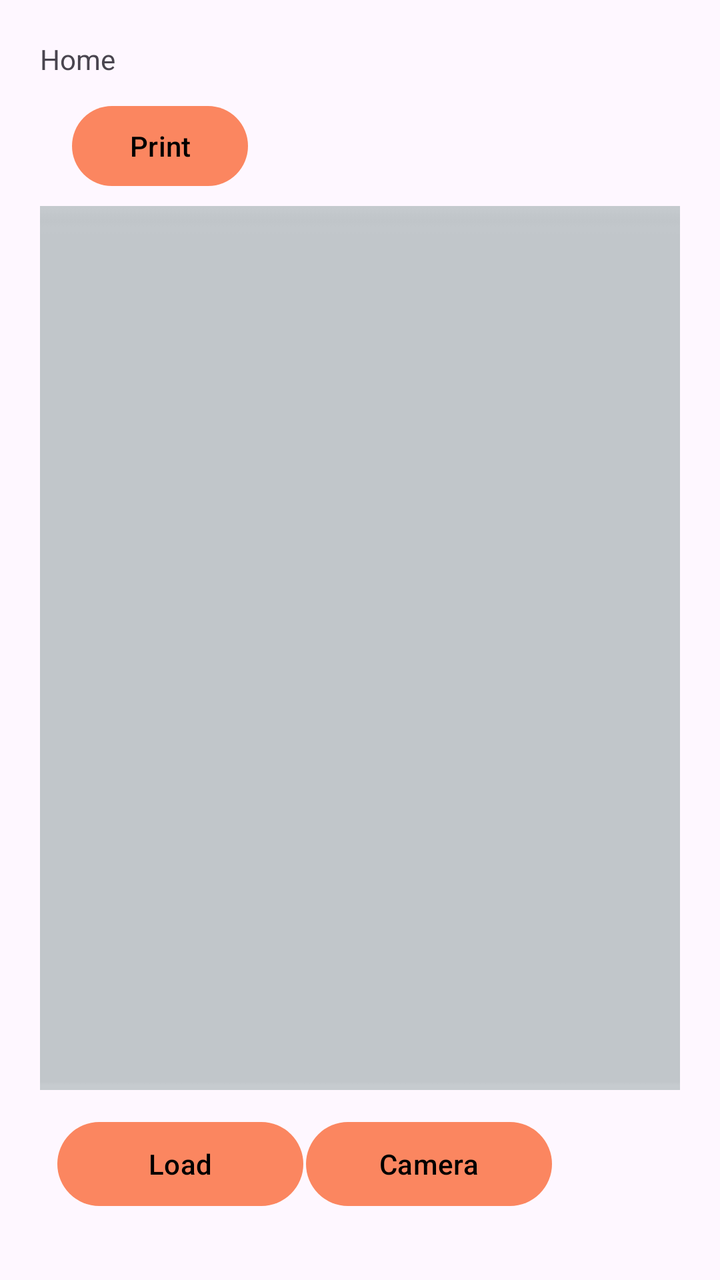
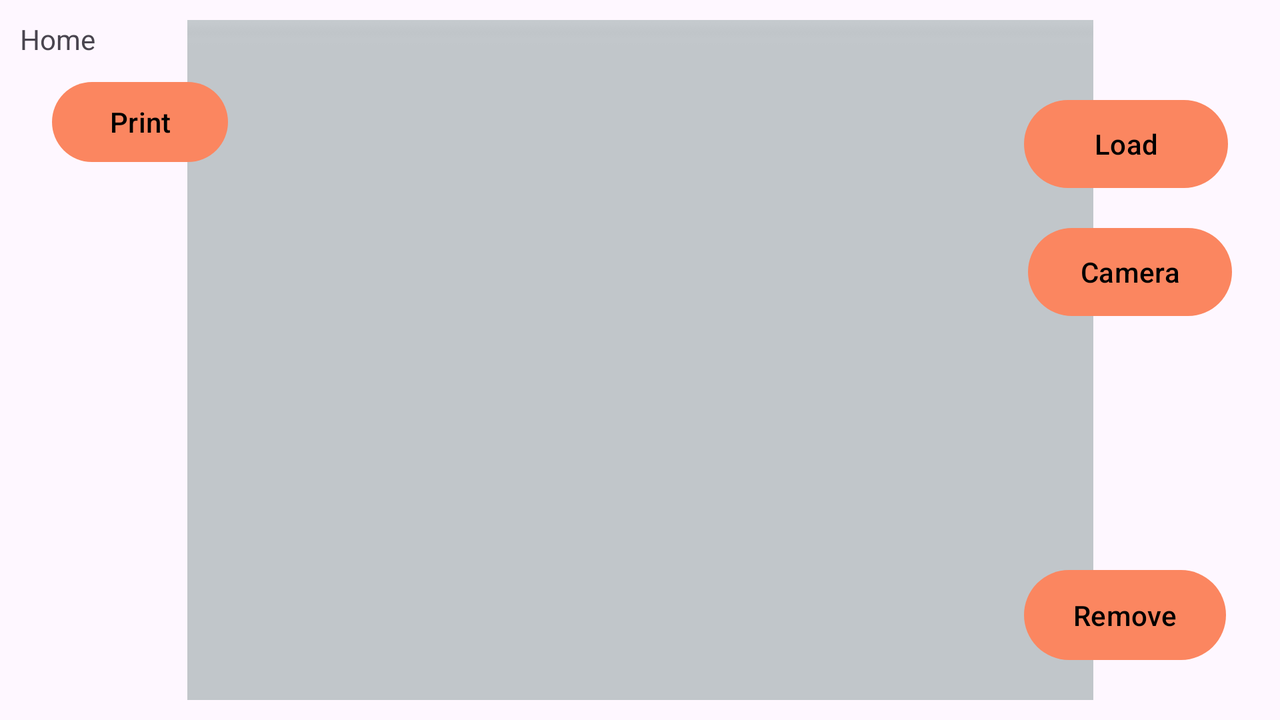

Compare how this app lays out the same screen by default and in its alternative resource folder. The renders come first, then the two layout files and the values they reference.
<!-- AndroidManifest.xml: application theme Theme.Poloroids -->
<!-- res/layout/fragment_home.xml -->
<?xml version="1.0" encoding="utf-8"?>
<FrameLayout xmlns:android="http://schemas.android.com/apk/res/android"
    xmlns:tools="http://schemas.android.com/tools"
    android:layout_width="match_parent"
    android:layout_height="match_parent"
    xmlns:app="http://schemas.android.com/apk/res-auto"
    tools:context=".HomeFragment">

    
    <androidx.constraintlayout.widget.ConstraintLayout
        android:layout_width="match_parent"
        android:layout_height="match_parent"
        android:layout_margin="20dp">

        <TextView
            android:id="@+id/txttopic"
            android:layout_width="wrap_content"
            android:layout_height="wrap_content"
            android:text="Home"
            app:layout_constraintStart_toStartOf="parent"
            app:layout_constraintTop_toTopOf="parent" />

        <ImageView
            android:id="@+id/imgbackground"
            android:layout_width="341dp"
            android:layout_height="442dp"
            android:layout_marginTop="64dp"
            android:scaleType="centerCrop"
            app:layout_constraintEnd_toEndOf="parent"
            app:layout_constraintStart_toStartOf="parent"
            app:layout_constraintTop_toBottomOf="@+id/txttopic"
            app:srcCompat="@drawable/ash" />

        <ImageView
            android:id="@+id/imageView"
            android:layout_width="222dp"
            android:layout_height="287dp"
            android:scaleType="centerCrop"
            app:layout_constraintBottom_toBottomOf="@+id/imgbackground"
            app:layout_constraintEnd_toEndOf="@+id/imgbackground"
            app:layout_constraintHorizontal_bias="0.512"
            app:layout_constraintStart_toStartOf="@+id/imgbackground"
            app:layout_constraintTop_toBottomOf="@+id/txttopic"
            app:layout_constraintVertical_bias="0.727"
            app:srcCompat="@drawable/white" />

        <Button
            android:id="@+id/btnload"
            android:layout_width="123dp"
            android:layout_height="50dp"
            android:layout_marginTop="12dp"
            android:text="@string/load"
            app:layout_constraintEnd_toStartOf="@+id/btncam"
            app:layout_constraintHorizontal_bias="0.852"
            app:layout_constraintStart_toStartOf="parent"
            app:layout_constraintTop_toBottomOf="@+id/imgbackground" />

        <Button
            android:id="@+id/btncam"
            android:layout_width="123dp"
            android:layout_height="50dp"
            android:layout_marginTop="12dp"
            android:layout_marginEnd="64dp"
            android:text="@string/camera"
            app:layout_constraintEnd_toEndOf="parent"
            app:layout_constraintTop_toBottomOf="@+id/imgbackground" />

        <ImageView
            android:id="@+id/imggallery"
            android:layout_width="188dp"
            android:layout_height="212dp"
            android:scaleType="centerCrop"
            app:layout_constraintBottom_toBottomOf="@+id/imageView"
            app:layout_constraintEnd_toEndOf="@+id/imageView"
            app:layout_constraintHorizontal_bias="0.477"
            app:layout_constraintStart_toStartOf="@+id/imageView"
            app:layout_constraintTop_toTopOf="@+id/imageView"
            app:layout_constraintVertical_bias="0.329"
            tools:layout_editor_absoluteX="70dp"
            tools:layout_editor_absoluteY="135dp"
            tools:srcCompat="@tools:sample/avatars" />

        <Button
            android:id="@+id/btnprint"
            android:layout_width="wrap_content"
            android:layout_height="wrap_content"
            android:layout_marginStart="16dp"
            android:text="@string/print"
            app:layout_constraintBottom_toTopOf="@+id/imgbackground"
            app:layout_constraintStart_toStartOf="parent"
            app:layout_constraintTop_toBottomOf="@+id/txttopic"
            app:layout_constraintVertical_bias="0.615" />

        <ImageView
            android:id="@+id/download"
            android:layout_width="48dp"
            android:layout_height="43dp"
            android:layout_marginTop="112dp"
            android:layout_marginEnd="32dp"
            android:src="@drawable/baseline_file_download_24"
            app:layout_constraintEnd_toEndOf="parent"
            app:layout_constraintTop_toTopOf="parent" />

        <Button
            android:id="@+id/btnremove"
            android:layout_width="wrap_content"
            android:layout_height="wrap_content"
            android:layout_marginTop="12dp"
            android:text="@string/remove"
            app:layout_constraintEnd_toEndOf="parent"
            app:layout_constraintStart_toStartOf="parent"
            app:layout_constraintTop_toBottomOf="@+id/btnload" />

    </androidx.constraintlayout.widget.ConstraintLayout>

</FrameLayout>
<!-- resources referenced by this layout -->
<resources>
  <!-- drawable ash: jpg bitmap (drawable, 2918 bytes) -->
  <string name="camera">Camera</string>
  <string name="load">Load</string>
  <string name="print">Print</string>
  <string name="remove">Remove</string>
  <style name="Theme.Poloroids" parent="Base.Theme.Poloroids" />
  <style name="Base.Theme.Poloroids" parent="Theme.Material3.DayNight.NoActionBar">
          
          <item name="colorPrimary">@color/orange_dark</item>
          <item name="colorSecondary">@color/orange_light</item>
          <item name="colorOnPrimary">@color/black</item>
  
  
      </style>
  <color name="orange_dark">#FB8660</color>
  <color name="orange_light">#FFC1AE</color>
  <color name="black">#FF000000</color>
</resources>
<!-- res/layout-land/fragment_home.xml (the repository's variant of the layout above) -->
<!-- drawn on the phone turned sideways -->
<?xml version="1.0" encoding="utf-8"?>
<FrameLayout xmlns:android="http://schemas.android.com/apk/res/android"
    xmlns:tools="http://schemas.android.com/tools"
    android:layout_width="match_parent"
    android:layout_height="match_parent"
    xmlns:app="http://schemas.android.com/apk/res-auto"
    tools:context=".HomeFragment">

    
    <androidx.constraintlayout.widget.ConstraintLayout
        android:layout_width="match_parent"
        android:layout_height="match_parent"
        android:layout_margin="10dp">

        <TextView
            android:id="@+id/txttopic"
            android:layout_width="wrap_content"
            android:layout_height="wrap_content"
            android:text="Home"
            app:layout_constraintStart_toStartOf="parent"
            app:layout_constraintTop_toTopOf="parent" />

        <ImageView
            android:id="@+id/imgbackground"
            android:layout_width="453dp"
            android:layout_height="387dp"
            android:scaleType="centerCrop"
            app:layout_constraintEnd_toEndOf="parent"
            app:layout_constraintStart_toStartOf="parent"
            app:layout_constraintTop_toTopOf="parent"
            app:srcCompat="@drawable/ash" />

        <ImageView
            android:id="@+id/imageView"
            android:layout_width="187dp"
            android:layout_height="237dp"
            android:scaleType="centerCrop"
            app:layout_constraintBottom_toBottomOf="@+id/imgbackground"
            app:layout_constraintEnd_toEndOf="@+id/imgbackground"
            app:layout_constraintHorizontal_bias="0.503"
            app:layout_constraintStart_toStartOf="@+id/imgbackground"
            app:layout_constraintTop_toBottomOf="@+id/txttopic"
            app:layout_constraintVertical_bias="0.0"
            app:srcCompat="@drawable/white" />

        <Button
            android:id="@+id/btnload"
            android:layout_width="102dp"
            android:layout_height="52dp"
            android:layout_marginTop="36dp"
            android:text="@string/load"
            android:textColor="@color/black"
            app:layout_constraintEnd_toEndOf="parent"
            app:layout_constraintHorizontal_bias="0.969"
            app:layout_constraintStart_toStartOf="parent"
            app:layout_constraintTop_toTopOf="parent" />

        <Button
            android:id="@+id/btncam"
            android:layout_width="102dp"
            android:layout_height="52dp"
            android:layout_marginTop="12dp"
            android:text="@string/camera"
            android:textColor="@color/black"
            app:layout_constraintEnd_toEndOf="parent"
            app:layout_constraintHorizontal_bias="0.973"
            app:layout_constraintStart_toStartOf="parent"
            app:layout_constraintTop_toBottomOf="@+id/btnload" />

        <ImageView
            android:id="@+id/imggallery"
            android:layout_width="146dp"
            android:layout_height="173dp"
            android:scaleType="centerCrop"
            app:layout_constraintBottom_toBottomOf="@+id/imageView"
            app:layout_constraintEnd_toEndOf="@+id/imageView"
            app:layout_constraintHorizontal_bias="0.477"
            app:layout_constraintStart_toStartOf="@+id/imageView"
            app:layout_constraintTop_toTopOf="@+id/imageView"
            app:layout_constraintVertical_bias="0.329"
            tools:srcCompat="@tools:sample/avatars" />

        <Button
            android:id="@+id/btnprint"
            android:layout_width="wrap_content"
            android:layout_height="wrap_content"
            android:layout_marginStart="16dp"
            android:layout_marginTop="8dp"
            android:text="@string/print"
            app:layout_constraintStart_toStartOf="parent"
            app:layout_constraintTop_toBottomOf="@+id/txttopic" />

        <ImageView
            android:id="@+id/download"
            android:layout_width="39dp"
            android:layout_height="37dp"
            android:layout_marginTop="16dp"
            android:layout_marginEnd="224dp"
            android:src="@drawable/baseline_file_download_24"
            app:layout_constraintEnd_toEndOf="parent"
            app:layout_constraintTop_toTopOf="parent" />

        <Button
            android:id="@+id/btnremove"
            android:layout_width="101dp"
            android:layout_height="53dp"
            android:layout_marginBottom="16dp"
            android:text="@string/remove"
            app:layout_constraintBottom_toBottomOf="parent"
            app:layout_constraintEnd_toEndOf="parent"
            app:layout_constraintHorizontal_bias="0.967"
            app:layout_constraintStart_toStartOf="parent" />

    </androidx.constraintlayout.widget.ConstraintLayout>

</FrameLayout>
<!-- resources referenced by the variant -->
<!-- as the phone turned sideways resolves them -->
<resources>
  <color name="black">#FF000000</color>
  <!-- drawable ash: jpg bitmap (drawable, 2918 bytes) -->
  <string name="camera">Camera</string>
  <string name="load">Load</string>
  <string name="print">Print</string>
  <string name="remove">Remove</string>
  <style name="Theme.Poloroids" parent="Base.Theme.Poloroids" />
  <style name="Base.Theme.Poloroids" parent="Theme.Material3.DayNight.NoActionBar">
          
          <item name="colorPrimary">@color/orange_dark</item>
          <item name="colorSecondary">@color/orange_light</item>
          <item name="colorOnPrimary">@color/black</item>
  
  
      </style>
  <color name="orange_dark">#FB8660</color>
  <color name="orange_light">#FFC1AE</color>
</resources>
